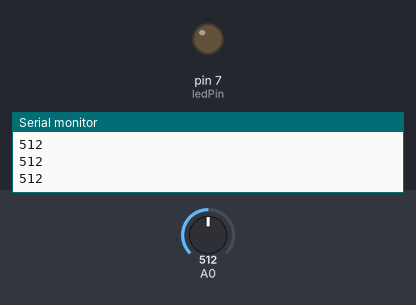
The sketch below on a simulated Arduino Uno, built with avr-gcc and run on an emulated ATmega328P. Shown: output pins drawn as LEDs (lit = HIGH), the last lines printed to the serial monitor. The inputs (shaded band) are chosen by the test bench; at power-on: A0 = 512.

Above: at 1.2 s.
1.3 s: A0 set to 3
2.8 s: A0 set to 0
At 3.5 s:
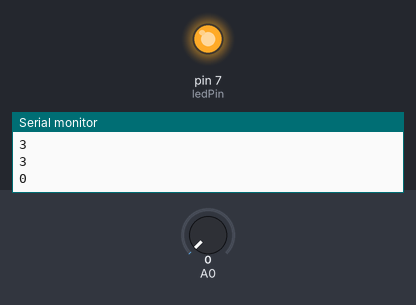
4.5 s: A0 set to 122
At 5.9 s:
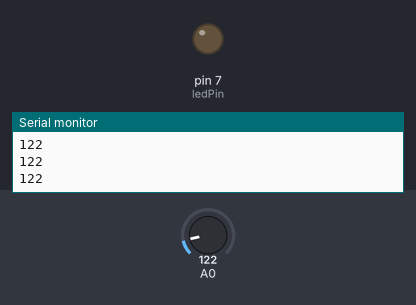
Timing chart, 0 to 7.5 s (numbered marks = the images above; inputs shaded):
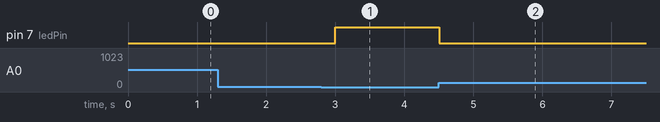

The sketch:

distancer.ino
```cpp
int photoPin = 0;
int ledPin = 7;

const int threshold = 2;

void setup()
{
  pinMode(ledPin, OUTPUT);
  Serial.begin(9600);
}

void loop()
{
  Serial.println(analogRead(0));

  if(analogRead(0) < threshold)
  {
    digitalWrite(ledPin, HIGH);
  }
  else
  {
    digitalWrite(ledPin,LOW);
  }

  delay(500);
}
```

Measured:
- the behaviour switches between 2 and 1 on A0 (found by bisection; images 0 and 1)
- after the input at 2.8 s, pin 7 (ledPin): LOW → HIGH after 0.20 s
- after the input at 4.5 s, pin 7 (ledPin): HIGH → LOW at once
